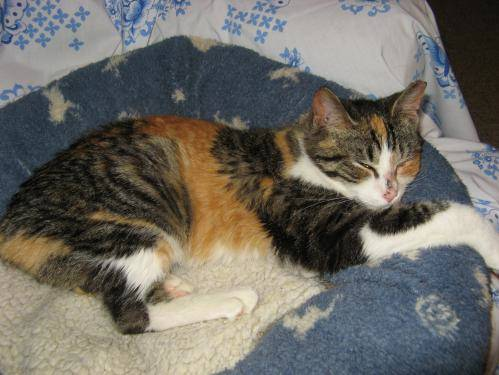
#> input picture Image_Classifier/datasets/animals/cats/cats_00002.jpg, 499 x 375 px; its folder holds only this picture in this run
$ python knn.py
#> lines starting #> are read from the running program, lines starting #| are printed output that depends on the picture
### Image_Classifier/dataset/simpledatasetloader.py
import numpy as np
import cv2
import os

class SimpleDatasetLoader:
    def __init__(self, preprocessors):
        self.preprocessors = preprocessors

    def load(self, imagePaths, verbose=-1):
        # initialize the list of features and labels
#> called with verbose = 500
        data   = []
        labels = []

        # loop over images in the image path
        for (i, imagePath) in enumerate(imagePaths):
            # load the image
            image = cv2.imread(imagePath)
#> image is the input picture: shape (375, 499, 3); mean B, G, R 100.4, 107.1, 109.9
            # extract the image label assuming the path format
            # as: dataset_name/<class>/<image>.jpg
            label = imagePath.split(os.path.sep)[-2]

            # Do the preprocessing
            for p in self.preprocessors:
                image = p.preprocess(image)
#> this loop made 1 pass
#> pass 1, in load, `image = p.preprocess(image)`:
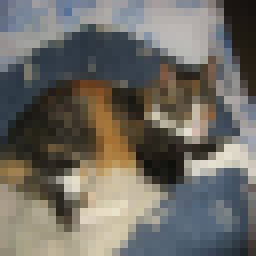
#> image: shape (32, 32, 3) (shown 8 times larger); mean B, G, R 100.4, 107.1, 109.9

            data.append(image)
            labels.append(label)

            # show an update every verbose images
            if (verbose > 0) and (i > 0) and (i + 1)%verbose == 0:
                print("[INFO] processed " + str(i+1) + "/" + str(len(imagePaths)))
#> pass 2 of the loop in load, `for (i, imagePath) in enumerate(imagePaths):`:
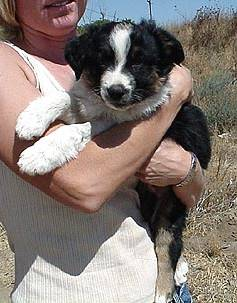
#> input picture Image_Classifier/datasets/animals/dogs/dogs_00012.jpg, 237 x 303 px
#> in load, image is the input picture: shape (303, 237, 3); mean B, G, R 117.4, 123.2, 133.8
#> the loop in load, `for p in self.preprocessors:` made 1 pass
#> pass 1, in load, `image = p.preprocess(image)`:
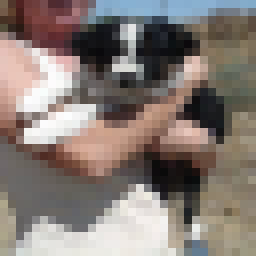
#> image: shape (32, 32, 3) (shown 8 times larger); mean B, G, R 117.4, 123.2, 133.8

        return (np.array(data), np.array(labels))

### Image_Classifier/preprocessing/simplepreprocessor.py
import cv2

class SimplePreprocessor:
    def __init__(self, width, height, inter=cv2.INTER_AREA):
        self.width  = width
        self.height = height
        self.inter  = inter

    def preprocess(self, image):
        # resize an image ignoring the aspect ratio
        return cv2.resize(image, (self.width, self.height), interpolation=self.inter)

### Image_Classifier/knn.py
from sklearn.neighbors import KNeighborsClassifier
from sklearn.preprocessing import LabelEncoder
from sklearn.model_selection import train_test_split
from sklearn.metrics import classification_report
from preprocessing import SimplePreprocessor
from dataset import SimpleDatasetLoader
from imutils import paths

dataset = "Image_Classifier/datasets/animals"
n_neighbors = 1
# declaring dimensions of the preprocessing
newWidth = 32
newHeight = 32
# number of channels of images in the dataset
channels = 3
# number of cores to be used for training
cores = -1 # -1 means use all the available cores for training

print("[INFO] loading images...")
imagePaths = list(paths.list_images(dataset))

#initialize preprocessor and dataset loader
simpleProcessor = SimplePreprocessor(newWidth, newHeight)
simpleDatasetLoader = SimpleDatasetLoader([simpleProcessor])

# read data and labels
(data, labels) = simpleDatasetLoader.load(imagePaths, verbose=500)

# reshape data matrix into a form where every row consists of a flattened image
data = data.reshape((data.shape[0], newWidth*newHeight*channels))

# encode labels as integers starting from 0
labelEncoder = LabelEncoder()
labels = labelEncoder.fit_transform(labels)
#> labels = [0, 1]

trainX, testX, trainY, testY = train_test_split(data, labels, test_size=0.25, random_state=42)
#> trainY = [0]; testY = [1]

# train k-NN classifier based on the raw pixel intensities
print("[INFO] training k-NN classifier...")
model = KNeighborsClassifier(n_neighbors=n_neighbors, n_jobs=cores)
model.fit(trainX, trainY)
print("[INFO] Evaluating k-NN classifier...")
print(classification_report(testY, model.predict(testX), target_names=labelEncoder.classes_))
#|               precision    recall  f1-score   support
#|         cats       0.00      0.00      0.00       0.0
#|         dogs       0.00      0.00      0.00       1.0
#|     accuracy                           0.00       1.0
#|    macro avg       0.00      0.00      0.00       1.0
#| weighted avg       0.00      0.00      0.00       1.0
